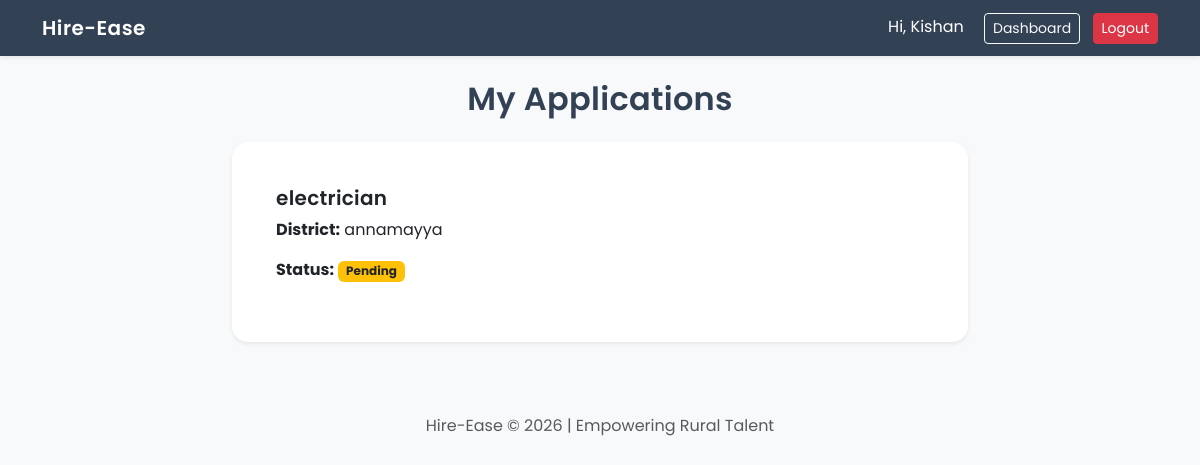
Page /my_applications (signed in) on the earlier database version.
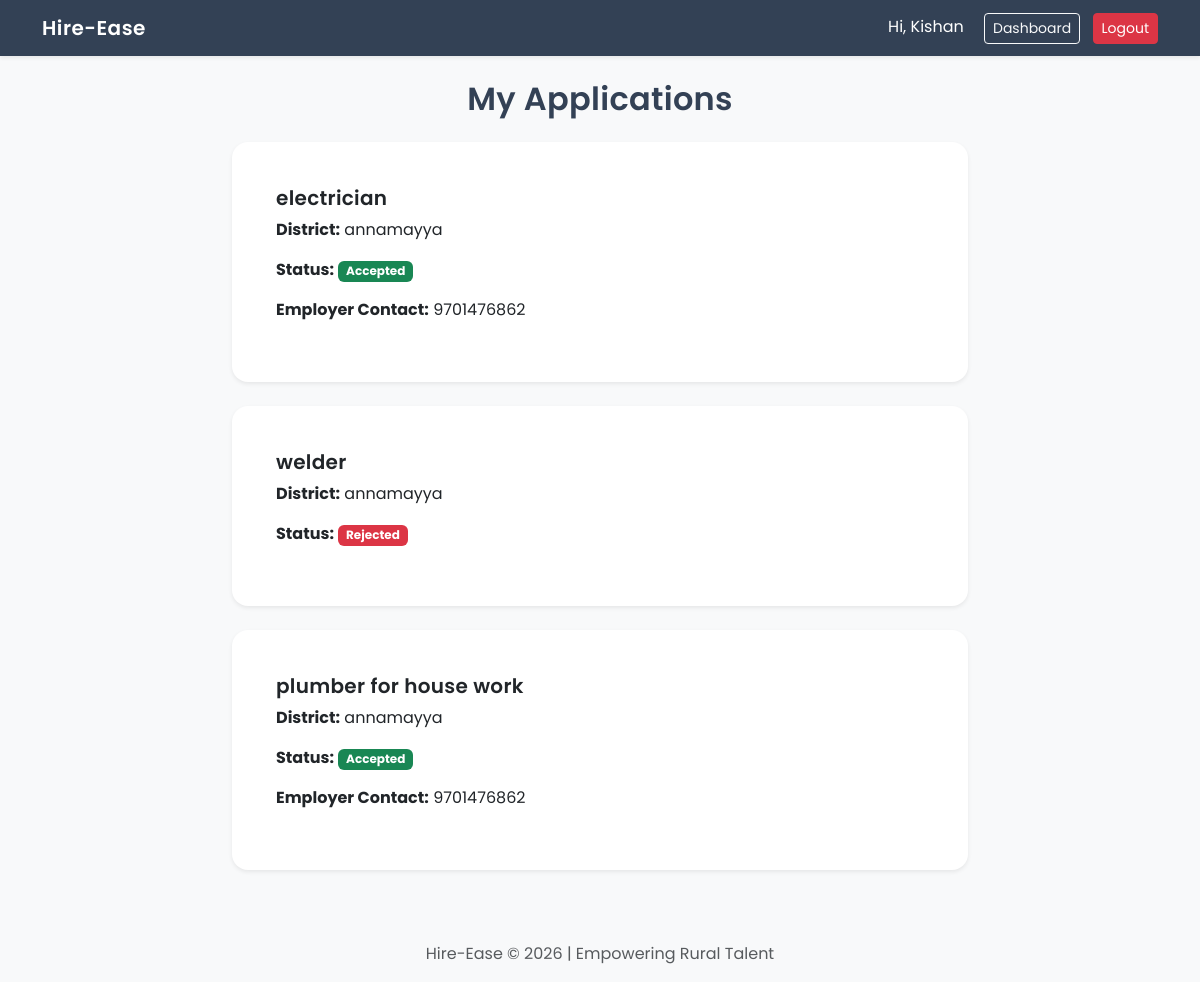
Same page on the later database version.
### tables this page shows
CREATE TABLE applications (
           id INTEGER PRIMARY KEY AUTOINCREMENT,
            job_id INTEGER,
            worker_id INTEGER,
            status TEXT
        );

CREATE TABLE jobs (
            id INTEGER PRIMARY KEY AUTOINCREMENT,
            user_id INTEGER,
            title TEXT,
            description TEXT,
            district TEXT,
            required_skill TEXT,
            status TEXT,
            max_hires INTEGER
        );

CREATE TABLE users (
            id INTEGER PRIMARY KEY AUTOINCREMENT,
            name TEXT,
            role TEXT,
            contact TEXT,
            password TEXT,
            experience TEXT
        );

### app.py (the view)
@app.route("/my_applications")
def my_applications():
    if "user_id" not in session or session["role"] != "worker":
        return redirect("/login")
    conn = sqlite3.connect("hireease.db")
    c = conn.cursor()
    c.execute("""
        SELECT jobs.title, jobs.district, applications.status, users.contact
        FROM applications
        JOIN jobs ON applications.job_id = jobs.id
        JOIN users ON jobs.user_id = users.id
        WHERE applications.worker_id=?
    """, (session["user_id"],))
    applications = c.fetchall()
    conn.close()
    return render_template("my_applications.html", applications=applications)

### templates/my_applications.html (shortened to what this page needs)
{% extends "base.html" %}
{% block content %}
<div class="row justify-content-center">
    <div class="col-md-8">
        <h2 class="mb-4 text-center">My Applications</h2>
        {% for app in applications %}
            <div class="card shadow-sm rounded-4 mb-4">
                <div class="card-body">
                    <h5 class="card-title">{{ app[0] }}</h5>
                    <p><strong>District:</strong> {{ app[1] }}</p>
                    <p>
                        <strong>Status:</strong>
                        {% if app[2] == "Accepted" %}
                            <span class="badge bg-success">Accepted</span>
                        {% elif app[2] == "Rejected" %}
                            <span class="badge bg-danger">Rejected</span>
                        {% else %}
                            <span class="badge bg-warning text-dark">Pending</span>
                        {% endif %}
                    </p>
                    {% if app[2] == "Accepted" %}
                        <p class="mt-2">
                            <strong>Employer Contact:</strong> {{ app[3] }}
                        </p>
                    {% endif %}
                </div>
            </div>
        {% endfor %}
    </div>
</div>
{% endblock %}

Differences in the rows shown:
changed applications "electrician": contact (not shown) → "9701476862"; status "Pending" → "Accepted Employer Contact:"
added applications: title "welder", district "annamayya", status "Rejected"
added applications: title "plumber for house work", district "annamayya", status "Accepted", contact "9701476862"
